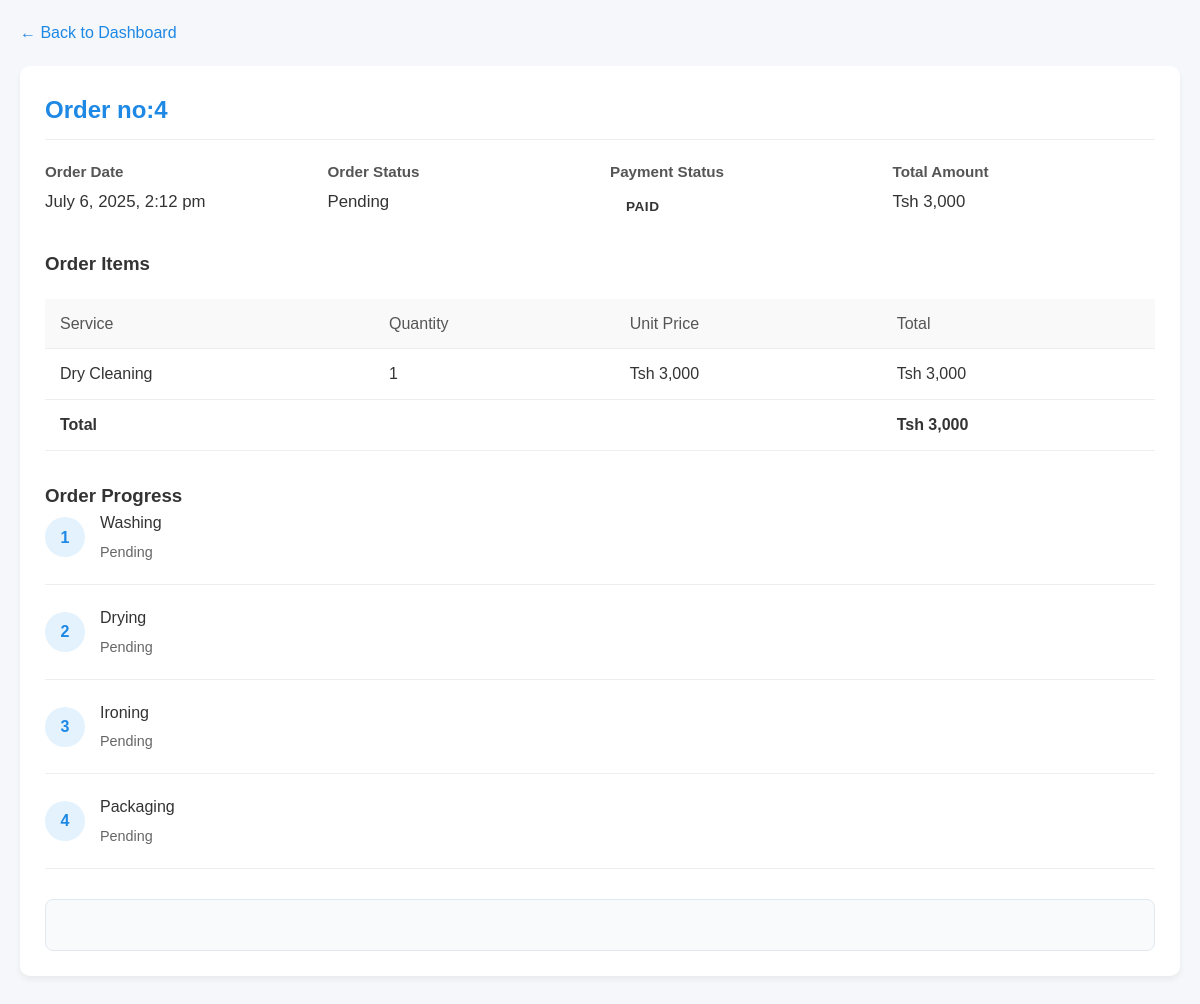
/order_details.php?order_id=4 (signed in), run on the app's committed database.
### tables this page shows
CREATE TABLE `orders` (
  `order_id` int(11) NOT NULL,
  `customer_id` int(11) NOT NULL,
  `customer_phone` varchar(20) DEFAULT NULL,
  `order_date` datetime DEFAULT current_timestamp(),
  `total_amount` decimal(10,2) DEFAULT 0.00,
  `payment_status` enum('Paid','Unpaid') DEFAULT 'Unpaid',
  `status` varchar(50) DEFAULT 'pending',
  `payment_method` varchar(50) DEFAULT NULL,
  `payment_phone` varchar(20) DEFAULT NULL,
  `payment_date` datetime DEFAULT NULL
);

CREATE TABLE `order_items` (
  `item_id` int(11) NOT NULL,
  `order_id` int(11) NOT NULL,
  `service_id` int(11) NOT NULL,
  `quantity` int(11) DEFAULT 1,
  `item_price` decimal(10,2) NOT NULL
);

CREATE TABLE `services` (
  `service_id` int(11) NOT NULL,
  `service_name` varchar(100) NOT NULL,
  `price_per_item` decimal(10,2) DEFAULT NULL,
  `description` text DEFAULT NULL
);

### order_details.php (the view, shortened to what this page needs)
<?php
include 'config.php';
$customer_id = $_SESSION['customer_id'];
$order_id = $_GET['order_id'] ?? 0;
$order_stmt = $conn->prepare("SELECT o.* FROM orders o WHERE o.order_id = ? AND o.customer_id = ?");
$order_stmt->bind_param("ii", $order_id, $customer_id);
$order_stmt->execute();
$order_result = $order_stmt->get_result();
$order = $order_result->fetch_assoc();
$items_stmt = $conn->prepare("
    SELECT i.*, s.service_name, s.price_per_item
    FROM order_items i
    JOIN services s ON i.service_id = s.service_id
    WHERE i.order_id = ?
");
$items_stmt->bind_param("i", $order_id);
$items_stmt->execute();
$items_result = $items_stmt->get_result();
$progress_stmt = $conn->prepare("SELECT * FROM clothes_progress WHERE order_id = ? AND customer_id = ?");
$progress_stmt->bind_param("ii", $order_id, $customer_id);
$progress_stmt->execute();
$progress_result = $progress_stmt->get_result();
$progress = $progress_result->fetch_assoc();
?>
<!DOCTYPE html>
<html lang="en">
<head>
</head>
<body>
    <div class="container">
        <a href="dashboard.php" class="back-link">&larr; Back to Dashboard</a>
        <div class="card">
            <h2>Order no:<?php echo $order['order_id']; ?></h2>
            <div class="order-info">
                <div class="info-group">
                    <h3>Order Date</h3>
                    <p><?php echo date('F j, Y, g:i a', strtotime($order['order_date'])); ?></p>
                </div>
                <div class="info-group">
                    <h3>Order Status</h3>
                    <p>
                        <span class="status status-<?php echo strtolower($order['status']); ?>">
                            <?php echo ucfirst($order['status']); ?>
                        </span>
                    </p>
                </div>
                <div class="info-group">
                    <h3>Payment Status</h3>
                    <p>
                        <span class="payment-status payment-<?php echo strtolower($order['payment_status']); ?>">
                            <?php echo ucfirst($order['payment_status']); ?>
                        </span>
                    </p>
                </div>
                <div class="info-group">
                    <h3>Total Amount</h3>
                    <p>Tsh <?php echo number_format($order['total_amount'], 0); ?></p>
                </div>
            </div>
            <h3>Order Items</h3>
            <table>
                <thead>
                    <tr>
                        <th>Service</th>
                        <th>Quantity</th>
                        <th>Unit Price</th>
                        <th>Total</th>
                    </tr>
                </thead>
                <tbody>
                    <?php while ($item = $items_result->fetch_assoc()): ?>
                        <tr>
                            <td><?php echo htmlspecialchars($item['service_name']); ?></td>
                            <td><?php echo $item['quantity']; ?></td>
                            <td>Tsh <?php echo number_format($item['price_per_item'], 0); ?></td>
                            <td>Tsh <?php echo number_format($item['price_per_item'] * $item['quantity'], 0); ?></td>
                        </tr>
                    <?php endwhile; ?>
                    <tr class="total-row">
                        <td colspan="3"><strong>Total</strong></td>
                        <td><strong>Tsh <?php echo number_format($order['total_amount'], 0); ?></strong></td>
                    </tr>
                </tbody>
            </table>
            <div class="progress-steps">
                <h3>Order Progress</h3>
                <div class="progress-step <?php echo $progress['washing_status'] ? 'completed' : ''; ?>">
                    <div class="progress-icon">1</div>
                    <div class="progress-info">
                        <div class="progress-title">Washing</div>
                        <div class="progress-status">
                            <?php echo $progress['washing_status'] ? $progress['washing_status'] : "Pending"; ?>
                        </div>
                    </div>
                </div>
                <div class="progress-step <?php echo $progress['drying_status'] ? 'completed' : ''; ?>">
                    <div class="progress-icon">2</div>
                    <div class="progress-info">
                        <div class="progress-title">Drying</div>
                        <div class="progress-status">
                            <?php echo $progress['drying_status'] ? $progress['drying_status'] : "Pending"; ?>
                        </div>
                    </div>
                </div>
                <div class="progress-step <?php echo $progress['ironing_status'] ? 'completed' : ''; ?>">
                    <div class="progress-icon">3</div>
                    <div class="progress-info">
                        <div class="progress-title">Ironing</div>
                        <div class="progress-status">
                            <?php echo $progress['ironing_status'] ? $progress['ironing_status'] : "Pending"; ?>
                        </div>
                    </div>
                </div>
                <div class="progress-step <?php echo $progress['packaging_status'] ? 'completed' : ''; ?>">
                    <div class="progress-icon">4</div>
                    <div class="progress-info">
                        <div class="progress-title">Packaging</div>
                        <div class="progress-status">
                            <?php echo $progress['packaging_status'] ? $progress['packaging_status'] : "Pending"; ?>
                        </div>
                    </div>
                </div>
            </div>
            <div class="payment-section">
            </div>
        </div>
    </div>
</body>
</html>

### order_details.php (style rules this page uses)
* { margin: 0; padding: 0; box-sizing: border-box; font-family: 'Arial', sans-serif; }
body { background-color: #f5f7fa; color: #333; line-height: 1.6; }
.container { max-width: 1200px; margin: 0 auto; padding: 20px; }
.back-link { display: inline-block; margin-bottom: 20px; color: #1e88e5; text-decoration: none; font-weight: 500; }
.card { background-color: white; border-radius: 10px; box-shadow: 0 4px 6px rgba(0,0,0,0.05); padding: 25px; margin-bottom: 30px; }
.card h2 { color: #1e88e5; margin-bottom: 20px; padding-bottom: 10px; border-bottom: 1px solid #eee; }
.order-info { display: grid; grid-template-columns: repeat(auto-fit, minmax(200px, 1fr)); gap: 20px; margin-bottom: 25px; }
.info-group h3 { color: #555; font-size: 0.95rem; margin-bottom: 5px; }
.info-group p { font-size: 1.05rem; }
.payment-section { margin-top: 30px; padding: 25px; background-color: #f8fafc; border-radius: 8px; border: 1px solid #e2e8f0; }
.payment-status { display: inline-block; padding: 0.4rem 1rem; border-radius: 20px; font-weight: 600; font-size: 0.85rem; text-transform: uppercase; letter-spacing: 0.5px; }
table { width: 100%; border-collapse: collapse; margin: 20px 0; }
th, td { padding: 12px 15px; text-align: left; border-bottom: 1px solid #eee; }
th { background-color: #f9f9f9; font-weight: 500; color: #555; }
.progress-steps { margin-top: 30px; }
.progress-step { display: flex; align-items: center; margin-bottom: 20px; padding-bottom: 20px; border-bottom: 1px solid #eee; }
.progress-icon { width: 40px; height: 40px; border-radius: 50%; background-color: #e3f2fd; display: flex; align-items: center; justify-content: center; margin-right: 15px; color: #1e88e5; font-weight: bold; flex-shrink: 0; }
.progress-info { flex: 1; }
.progress-title { font-weight: 500; margin-bottom: 5px; }
.progress-status { font-size: 0.9rem; color: #666; }

### data on the page
orders: order_id "4", order_date "July 6, 2025, 2:12 pm", status "Pending", payment_status "PAID", total_amount "3,000"
order_items: service.service_name "Dry Cleaning", quantity "1", service.price_per_item "3,000", $item['price_per_item'] * $item['quantity'] "3,000"
